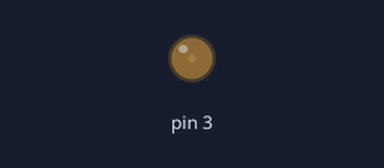
Recording of a sketch running on a simulated Arduino Uno, built with avr-gcc and run on an emulated ATmega328P. On the bench: output pins drawn as LEDs (lit = HIGH). What the sketch prints to the serial monitor is not drawn.

Above: at 0.05 s.
At 0.3 s:
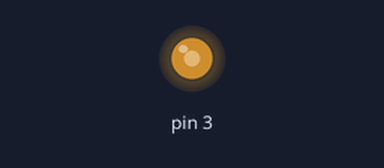
At 0.45 s:
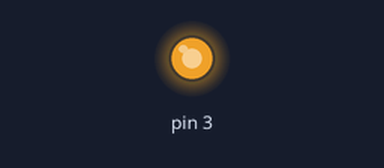
At 0.9 s:
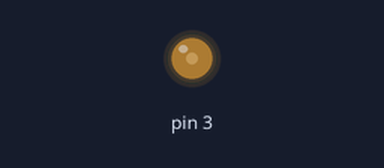
Timing chart, 0 to 3.0 s (numbered marks = the images above):
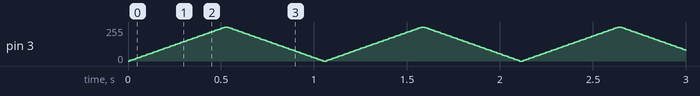

The sketch:

1100925_Arduino_LED_Breathing.ino
```cpp
void setup()
{
  Serial.begin(9600);

  pinMode(3, OUTPUT);

}

void loop()
{
  Serial.println("hello world");

  for(int i = 0; i <= 255; i+=5){

    analogWrite(3, i);
    Serial.println(i);
    delay(10); // Delay a little bit to improve simulation performance

  }

  for(int i = 255; i >= 0; i-=5){

    analogWrite(3, i);
    Serial.println(i);
    delay(10); // Delay a little bit to improve simulation performance

  }
}
```
